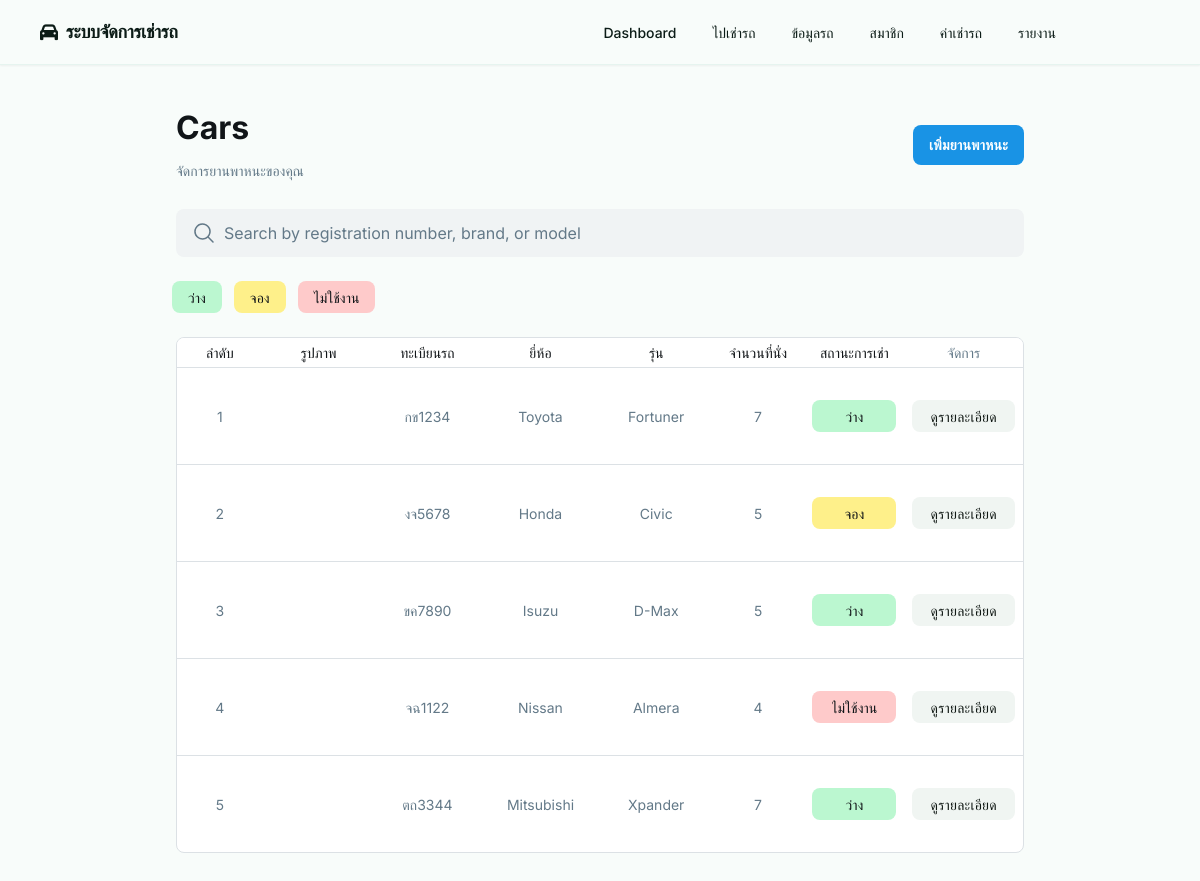
The app's page /car with its own data.
### tables this page shows
CREATE TABLE `cars`  (
  `id` int NOT NULL AUTO_INCREMENT,
  `license_plate` varchar(20) NOT NULL,
  `brand` varchar(50) NOT NULL,
  `model` varchar(50) NOT NULL,
  `color` varchar(30) NULL DEFAULT NULL,
  `year` int NULL DEFAULT NULL,
  `seats` int NULL DEFAULT 4,
  `status` enum('available','booked','unavailable') NULL DEFAULT 'available',
  `image_url` varchar(1000) NULL DEFAULT NULL,
  `note` text NULL,
  `created_at` timestamp NOT NULL DEFAULT current_timestamp,
  PRIMARY KEY (`id`) USING BTREE
);

### controller/CarController.php (called while the page is built, shortened)
<?php
require_once "model/Cars.php";
class CarController {
    public function index() {
        $database = new Database();
        $db = $database->getConnection();
        $car = new Cars($db);
        $cars = $car->selectAll();
        include __DIR__ . '/../view/car.php';
    }
}

### model/Cars.php (called while the page is built, shortened)
<?php
class Cars {
    private $conn;
    private $table = "cars";
    public function __construct($db) {
        $this->conn = $db;
    }
    public function selectAll() {
        $query = "SELECT * FROM " . $this->table;
        $stmt = $this->conn->prepare($query);
        $stmt->execute();
        return $stmt;
    }
}

### view/car.php (the view, shortened to what this page needs)
<?php include __DIR__ . '/layout/header.php'; ?>
        <div class="px-40 flex flex-1 justify-center py-5">
          <div class="layout-content-container flex flex-col max-w-[960px] flex-1">
            <div class="flex items-center justify-between gap-3 p-4">
              <div class="flex min-w-72 flex-col gap-3">
                <p class="text-[#111518] tracking-light text-[32px] font-bold leading-tight">Cars</p>
                <p class="text-[#637988] text-sm font-normal leading-normal">จัดการยานพาหนะของคุณ
                </p>
              </div>
              <button
                class="flex min-w-[84px] max-w-[480px] cursor-pointer items-center justify-center overflow-hidden rounded-lg h-10 px-4 bg-[#1993e5] text-white text-sm font-bold leading-normal tracking-[0.015em]"
              >
                <span class="truncate">เพิ่มยานพาหนะ</span>
              </button>
            </div>
            <div class="px-4 py-3">
              <label class="flex flex-col min-w-40 h-12 w-full">
                <div class="flex w-full flex-1 items-stretch rounded-lg h-full">
                  <div
                    class="text-[#637988] flex border-none bg-[#f0f3f4] items-center justify-center pl-4 rounded-l-lg border-r-0"
                    data-icon="MagnifyingGlass"
                    data-size="24px"
                    data-weight="regular"
                  >
                    <svg xmlns="http://www.w3.org/2000/svg" width="24px" height="24px" fill="currentColor" viewBox="0 0 256 256">
                      <path
                        d="M229.66,218.34l-50.07-50.06a88.11,88.11,0,1,0-11.31,11.31l50.06,50.07a8,8,0,0,0,11.32-11.32ZM40,112a72,72,0,1,1,72,72A72.08,72.08,0,0,1,40,112Z"
                      ></path>
                    </svg>
                  </div>
                  <input
                    placeholder="Search by registration number, brand, or model"
                    class="form-input flex w-full min-w-0 flex-1 resize-none overflow-hidden rounded-lg text-[#111518] focus:outline-0 focus:ring-0 border-none bg-[#f0f3f4] focus:border-none h-full placeholder:text-[#637988] px-4 rounded-l-none border-l-0 pl-2 text-base font-normal leading-normal"
                    value=""
                  />
                </div>
              </label>
            </div>
            <div class="flex gap-3 p-3 flex-wrap pr-4">
              <div class="flex h-8 shrink-0 items-center justify-center gap-x-2 rounded-lg bg-green-200 pl-4 pr-4">
                <p class="text-[#111518] text-sm font-medium leading-normal">ว่าง</p>
              </div>
              <div class="flex h-8 shrink-0 items-center justify-center gap-x-2 rounded-lg bg-yellow-200 pl-4 pr-4">
                <p class="text-[#111518] text-sm font-medium leading-normal">จอง</p>
              </div>
              <div class="flex h-8 shrink-0 items-center justify-center gap-x-2 rounded-lg bg-red-200 pl-4 pr-4">
                <p class="text-[#111518] text-sm font-medium leading-normal">ไม่ใช้งาน</p>
              </div>
            </div>
            <div class="px-4 py-3 @container">
              <div class="flex overflow-hidden rounded-lg border border-[#dce1e5] bg-white">
                <table class="flex-1">
                  <thead>
                    <tr class="bg-white">
                      <th class="table-af9c11ba-61e2-44fe-a013-03d81b2bf9b0-column-120 px-2 py-1 text-center text-[#111518] w-[30px] text-sm font-medium leading-normal">ลำดับ</th>
                      <th class="table-af9c11ba-61e2-44fe-a013-03d81b2bf9b0-column-176 px-2 py-1 text-center text-[#111518] w-[50px] text-sm font-medium leading-normal">รูปภาพ</th>
                      <th class="table-af9c11ba-61e2-44fe-a013-03d81b2bf9b0-column-296 px-2 py-1 text-center text-[#111518] w-[400px] text-sm font-medium leading-normal">
                        ทะเบียนรถ
                      </th>
                      <th class="table-af9c11ba-61e2-44fe-a013-03d81b2bf9b0-column-416 px-2 py-1 text-center text-[#111518] w-[400px] text-sm font-medium leading-normal">ยี่ห้อ</th>
                      <th class="table-af9c11ba-61e2-44fe-a013-03d81b2bf9b0-column-536 px-2 py-1 text-center text-[#111518] w-[400px] text-sm font-medium leading-normal">รุ่น</th>
                      <th class="table-af9c11ba-61e2-44fe-a013-03d81b2bf9b0-column-656 px-2 py-1 text-center text-[#111518] w-[400px] text-sm font-medium leading-normal">
                        จำนวนที่นั่ง
                      </th>
                      <th class="table-af9c11ba-61e2-44fe-a013-03d81b2bf9b0-column-776 px-2 py-1 text-center text-[#111518] w-[100px] text-sm font-medium leading-normal">
                        สถานะการเช่า
                      </th>
                      <th class="table-af9c11ba-61e2-44fe-a013-03d81b2bf9b0-column-896 px-2 py-1 text-left text-[#111518] w-[150px] text-center text-[#637988] text-sm font-medium leading-normal">
                        จัดการ
                      </th>
                    </tr>
                  </thead>
                  <tbody>
                    <?php
                    $i = 1;
                    foreach ($cars as $car) :
                        $car_number = $car['license_plate'];
                        $car_brand = $car['brand'];
                        $car_model = $car['model'];
                        $car_seat = $car['seats'];
                        $car_status = $car['status'];
                        if ($car_status == 'available') {
                            $car_status_color = 'bg-green-200';
                            $car_status_name = 'ว่าง';
                        } elseif ($car_status == 'booked') {
                            $car_status_color = 'bg-yellow-200';
                            $car_status_name = 'จอง';
                        } else {
                            $car_status_color = 'bg-red-200';
                            $car_status_name = 'ไม่ใช้งาน';
                        }
                        $car_image = $car['image_url'];
                        ?>
                    <tr class="border-t border-t-[#dce1e5]">
                      <td class="table-af9c11ba-61e2-44fe-a013-03d81b2bf9b0-column-120 h-[72px] px-4 py-2 w-[400px] text-center text-[#637988] text-sm font-normal leading-normal"><?php echo $i++; ?></td>
                      <td class="table-af9c11ba-61e2-44fe-a013-03d81b2bf9b0-column-176 h-[72px] px-4 py-2 w-14 text-sm font-normal leading-normal">
                        <div class="bg-center bg-no-repeat aspect-square bg-cover rounded-full w-20"
                          style='background-image: url("<?php echo $car_image; ?>");'
                        ></div>
                      </td>
                      <td class="table-af9c11ba-61e2-44fe-a013-03d81b2bf9b0-column-296 h-[72px] px-2 py-1 w-[400px] text-center text-[#637988] text-sm font-normal leading-normal"><?php echo $car_number; ?></td>
                      <td class="table-af9c11ba-61e2-44fe-a013-03d81b2bf9b0-column-416 h-[72px] px-2 py-1 w-[400px] text-center text-[#637988] text-sm font-normal leading-normal"><?php echo $car_brand; ?></td>
                      <td class="table-af9c11ba-61e2-44fe-a013-03d81b2bf9b0-column-536 h-[72px] px-2 py-1 w-[400px] text-center text-[#637988] text-sm font-normal leading-normal"><?php echo $car_model; ?></td>
                      <td class="table-af9c11ba-61e2-44fe-a013-03d81b2bf9b0-column-656 h-[72px] px-2 py-1 w-[400px] text-center text-[#637988] text-sm font-normal leading-normal"><?php echo $car_seat; ?></td>
                      <td class="table-af9c11ba-61e2-44fe-a013-03d81b2bf9b0-column-776 h-[72px] px-2 py-1 w-[100px] text-center text-[#637988] text-sm font-normal leading-normal">
                        <span class="flex min-w-[84px] max-w-[480px] cursor-pointer items-center justify-center overflow-hidden rounded-lg h-8 px-4 <?php echo $car_status_color; ?> text-[#111518] text-sm font-medium leading-normal w-full">
                          <span class="truncate"><?php echo $car_status_name; ?></span>
                        </span>
                      </td>
                      <td class="table-af9c11ba-61e2-44fe-a013-03d81b2bf9b0-column-896 h-[72px] px-2 py-1 w-[150px] text-center text-[#637988] text-sm font-bold leading-normal tracking-[0.015em]">
                        <button
                          class="flex min-w-[84px] max-w-[480px] cursor-pointer items-center justify-center overflow-hidden rounded-lg h-8 px-4 bg-[#f0f5f2] text-[#101814] text-sm font-medium leading-normal w-full"
                        >
                          <span class="truncate">ดูรายละเอียด</span>
                        </button>
                      </td>
                    </tr>
                    <?php endforeach; ?>
                  </tbody>
                </table>
              </div>
            </div>
          </div>
        </div>
      </div>
    </div>
<?php include __DIR__ . '/layout/footer.php'; ?>

### index.php (shortened to what this page needs)
<?php
$url = isset($_GET['url']) ? $_GET['url'] : 'dashboard';
$urlParts = explode('/', $url);
$controllerName = !empty($urlParts[0]) ? ucfirst($urlParts[0]) . 'Controller' : 'DashboardController';
$action = isset($urlParts[1]) ? $urlParts[1] : 'index';
$controllerFile = 'controller/' . $controllerName . '.php';
if (file_exists($controllerFile)) {
    if (class_exists($controllerName)) {
        $controller = new $controllerName();
        if (method_exists($controller, $action)) {
            $controller->$action();
        } else {
            echo "Action not found!";
        }
    } else {
        echo "Controller class not found!";
    }
} else {
    echo "Controller file not found!";
}

### view/layout/header.php (shortened to what this page needs)
<html>
  <head>
    <link rel="stylesheet" href="https://cdn.jsdelivr.net/npm/flatpickr/dist/flatpickr.min.css">
    <link rel="stylesheet" href="https://cdnjs.cloudflare.com/ajax/libs/font-awesome/6.4.0/css/all.min.css">
    <script src="https://cdn.tailwindcss.com?plugins=forms,container-queries"></script>
  </head>
  <body>
    <div class="main-wrapper relative flex min-h-screen flex-col bg-[#f8fcfa] group/design-root overflow-x-hidden" style='font-family: Inter, "Noto Sans", sans-serif;'>
      <header class="fixed top-0 left-0 w-full z-50 bg-[#f8fcfa] flex items-center justify-between whitespace-nowrap border-b border-solid border-b-[#e6f4ef] px-10 py-3 shadow-sm">
          <div class="flex items-center gap-4 text-[#0c1c17]">
            <h2 class="text-[#0c1c17] text-lg font-bold leading-tight tracking-[-0.015em] flex items-center gap-2"><i class="fa fa-car"></i>ระบบจัดการเช่ารถ</h2>
          </div>
          <div class="flex flex-1 justify-end gap-8">
            <div class="flex items-center gap-9">
              <a class="text-[#0c1c17] text-sm font-medium leading-normal" href="dashboard">Dashboard</a>
              <a class="text-[#0c1c17] text-sm font-medium leading-normal" href="rental">ไปเช่ารถ</a>
              <a class="text-[#0c1c17] text-sm font-medium leading-normal" href="car">ข้อมูลรถ</a>
              <a class="text-[#0c1c17] text-sm font-medium leading-normal" href="user">สมาชิก</a>
              <a class="text-[#0c1c17] text-sm font-medium leading-normal" href="rent">ค่าเช่ารถ</a>
              <a class="text-[#0c1c17] text-sm font-medium leading-normal" href="report">รายงาน</a>
            </div>
            <div
              class="bg-center bg-no-repeat aspect-square bg-cover rounded-full size-10"
              style='background-image: url("https://lh3.googleusercontent.com/aida-public/AB6AXuAb2aO0eEkp5TdPIH6pVrbf30uy9UEvi15Wt8vfuZUEecSMDN_5fBlkiPNrae5jKYf35Id_6lCgjXpEHJ-E4C3OtwCFf4JfaPNed5mphBT0Vs8OX4qN2MvdS_jMRxA3jPYM6XPfPhf0DBB07x9fdrkngGN1hTK0ziG9ls3_DZMFsDWmp7JOrygPJ10lynaDtS7scejAFiX41zSU8Bu8oVTF4X6EAhYQTSbdsOrNoTuXtBKrwfINbtzGshMoPhW7DNhIAqGIISm1Ig");'
            ></div>
          </div>
        </header>
        <div class="layout-container flex h-full grow flex-col" style="padding-top:72px;">

### view/layout/footer.php (shortened to what this page needs)
<script src="https://cdn.tailwindcss.com?plugins=forms,container-queries"></script>

### records on screen
cars: license_plate "กข1234", brand "Toyota", model "Fortuner", seats "7", status "ว่าง"
cars: license_plate "งจ5678", brand "Honda", model "Civic", seats "5", status "จอง"
cars: license_plate "ขค7890", brand "Isuzu", model "D-Max", seats "5", status "ว่าง"
cars: license_plate "จฉ1122", brand "Nissan", model "Almera", seats "4", status "ไม่ใช้งาน"
cars: license_plate "ตถ3344", brand "Mitsubishi", model "Xpander", seats "7", status "ว่าง"
